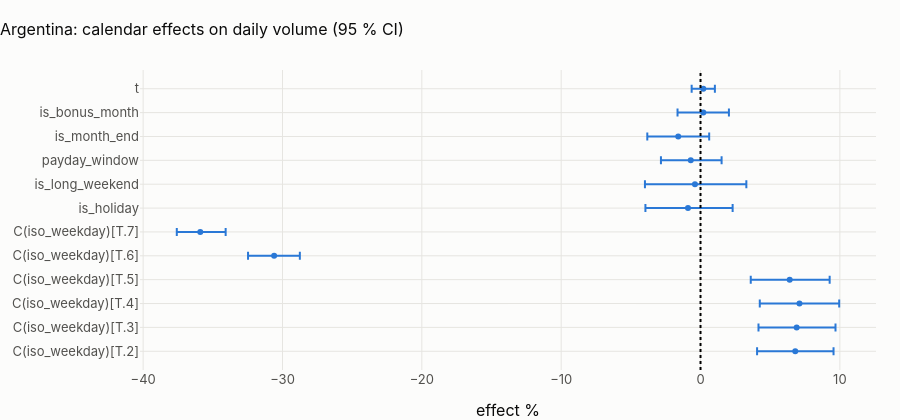

This figure's notebook cell:
### Code cell
eff = coef.reset_index().rename(columns={"index": "term"})
eff["lo %"] = 100 * (np.exp(eff.ci_low) - 1)
eff["hi %"] = 100 * (np.exp(eff.ci_high) - 1)
fig = px.scatter(
    eff,
    x="effect %",
    y="term",
    error_x=eff["hi %"] - eff["effect %"],
    error_x_minus=eff["effect %"] - eff["lo %"],
    title=f"{CTRY.title}: calendar effects on daily volume (95 % CI)",
)
fig.add_vline(x=0, line_dash="dot")
fig.update_layout(height=420, yaxis_title=None)
fig.show()


def says(term: str, label: str) -> str:
    if term not in coef.index:
        return f"{label}: not estimable."
    r = coef.loc[term]
    sig = r.p_value < 0.01
    return f"{label}: **{r['effect %']:+.1f} %** " + (
        "(significant)" if sig else f"(not significant, p = {r.p_value:.2f})"
    )


display(
    Markdown(
        "\n".join(
            [
                "**What the calendar explains in " + CTRY.name + f"** (R² {model.rsquared:.2f}):",
                "* " + says("C(iso_weekday)[T.6]", "Saturday versus Monday"),
                "* " + says("C(iso_weekday)[T.7]", "Sunday versus Monday"),
                "* " + says("is_holiday", "a holiday"),
                "* " + says("payday_window", "the three days after a payday"),
                "* " + says("is_month_end", "month end"),
                "* " + says("is_bonus_month", "bonus month"),
                "* " + says("t", "trend per year"),
            ]
        )
    )
)

### Figure 1 — Plotly figure (JSON) as saved in the notebook; plotly's stock layout.template omitted (floating-point values rounded to 4 significant figures)
{"data": [{"error_x": {"array": [2.746, 2.787, 2.852, 2.867, 1.846, 1.821, 3.204, 3.689, 2.212, 2.222, 1.838, 0.8304], "arrayminus": [2.742, 2.74, 2.848, 2.795, 1.872, 1.685, 3.055, 3.589, 2.14, 2.22, 1.85, 0.8358]}, "hovertemplate": "effect %=%{x}<br>term=%{y}<extra></extra>", "legendgroup": "", "marker": {"color": "#2a78d6", "symbol": "circle"}, "mode": "markers", "name": "", "orientation": "h", "showlegend": false, "type": "scatter", "x": [6.8, 6.9, 7.1, 6.4, -30.6, -35.9, -0.9, -0.4, -0.7, -1.6, 0.2, 0.2], "xaxis": "x", "y": ["C(iso_weekday)[T.2]", "C(iso_weekday)[T.3]", "C(iso_weekday)[T.4]", "C(iso_weekday)[T.5]", "C(iso_weekday)[T.6]", "C(iso_weekday)[T.7]", "is_holiday", "is_long_weekend", "payday_window", "is_month_end", "is_bonus_month", "t"], "yaxis": "y"}], "layout": {"height": 420, "legend": {"tracegroupgap": 0}, "shapes": [{"line": {"dash": "dot"}, "type": "line", "x0": 0, "x1": 0, "xref": "x", "y0": 0, "y1": 1, "yref": "y domain"}], "title": {"text": "Argentina: calendar effects on daily volume (95 % CI)"}, "xaxis": {"anchor": "y", "domain": [0.0, 1.0], "title": {"text": "effect %"}}, "yaxis": {"anchor": "x", "domain": [0.0, 1.0], "title": {}}}}
